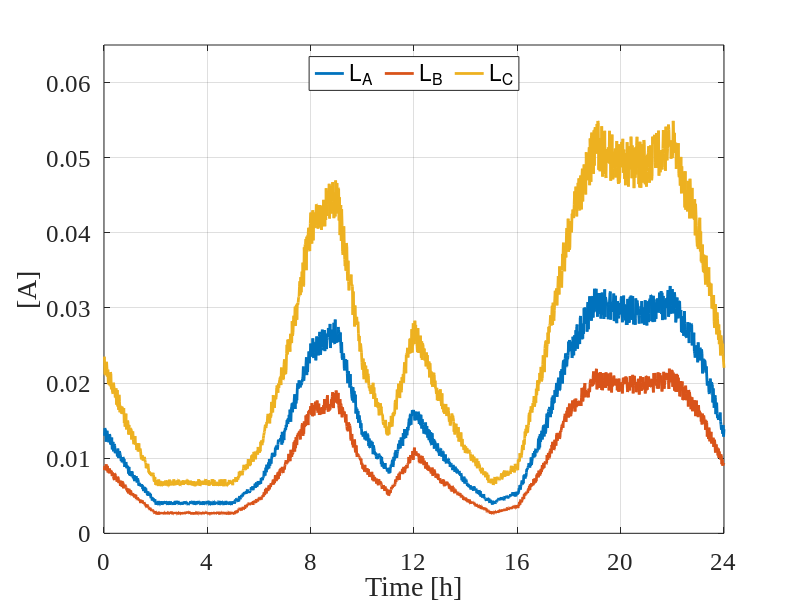
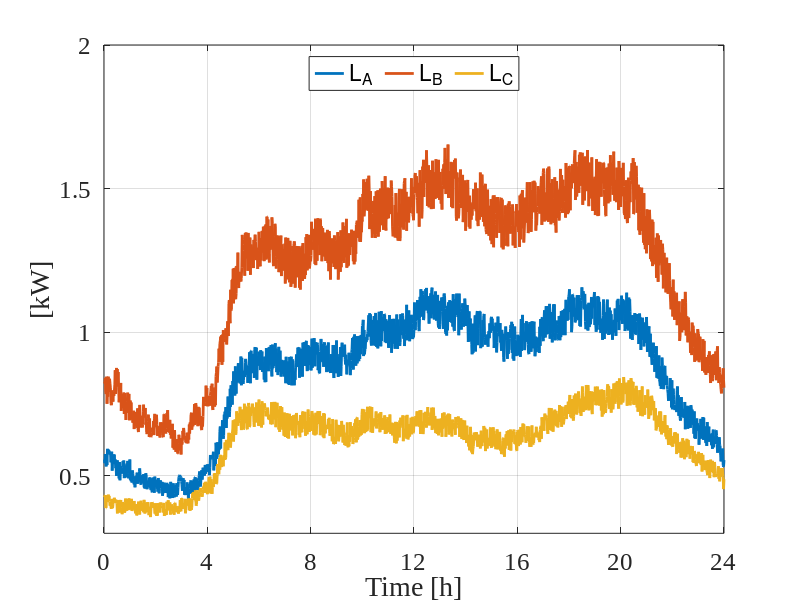
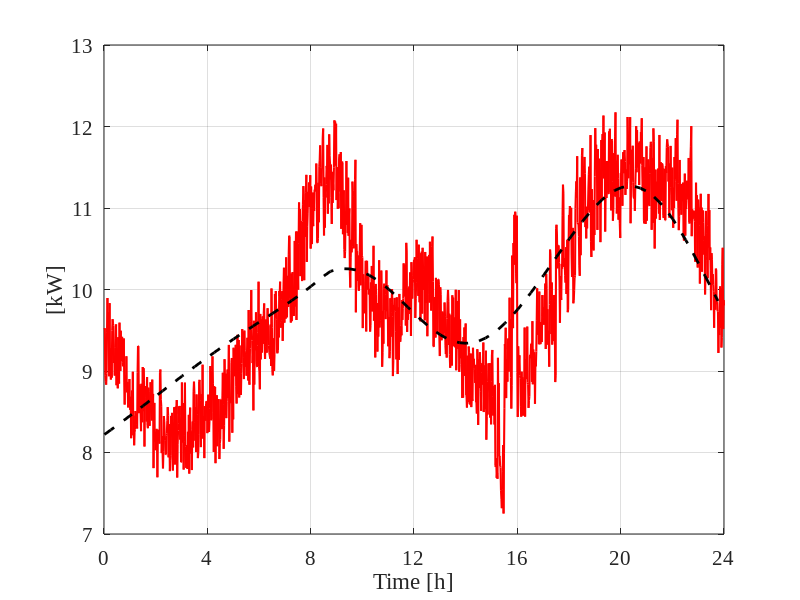
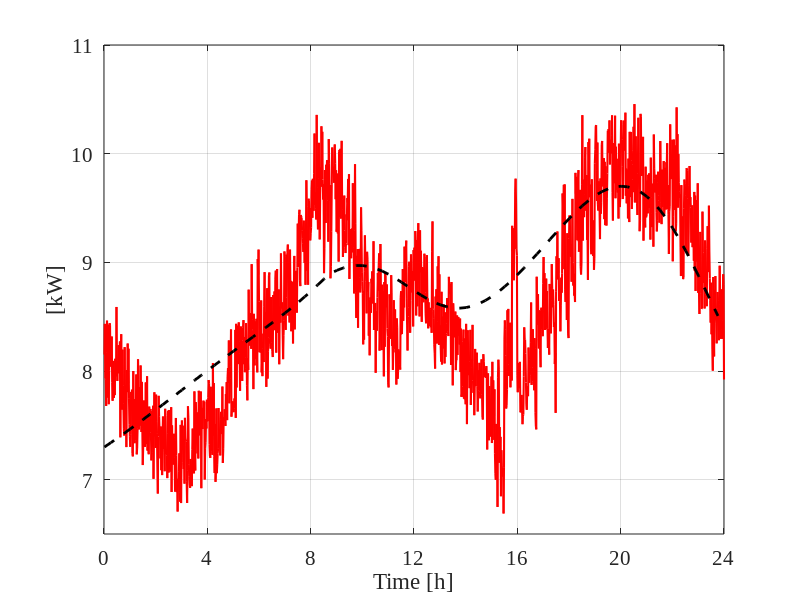

Recreate these plots in MATLAB, in order. (Note: this script raises an error after producing the figures.)
%%
close all

load('data_HMPC_LoadMeasure.mat')

%%

P_real = zeros(p+m,Tsim);
vopf = datalog.OPF.v_opf;

for ii= 1:p
    P_real(ii,:) =  realProfiles.PV(ii).YL(:)'.*vopf(pvnodes(ii),:).^2 + realProfiles.PV(ii).I(:)'.*vopf(pvnodes(ii),:) + realProfiles.PV(ii).P(:)';    
end

for jj = 1:m
    P_real(p+jj,:) = realProfiles.L(jj).YL(:)'.*vopf(loadnodes(jj),:).^2 + realProfiles.L(jj).I(:)'.*vopf(loadnodes(jj),:) + realProfiles.L(jj).P(:)';     
end


%%

figure
plot((t_start:t_start+Tsim-1)/60,realProfiles.L(1).I, 'linewidth',2)
hold on
plot((t_start:t_start+Tsim-1)/60,realProfiles.L(4).I, 'linewidth',2)
hold on
plot((t_start:t_start+Tsim-1)/60,realProfiles.L(7).I, 'linewidth',2)
grid
xlim([0 24])
set(gca,'fontsize',18, 'FontName', 'Times New Roman')
ylabel('[A]');
ylim([0,0.065])
xlabel('Time [h]')
set(gca,'XTick',[0:4:24]);
legend({'L_A', 'L_B', 'L_C'},'Orientation','horizontal','location','north');
box on
%title('Loads constant current')

figure
plot((t_start:t_start+Tsim-1)/60,realProfiles.L(1).P, 'linewidth',2)
hold on
plot((t_start:t_start+Tsim-1)/60,realProfiles.L(4).P, 'linewidth',2)
hold on
plot((t_start:t_start+Tsim-1)/60,realProfiles.L(7).P, 'linewidth',2)
grid on 
set(gca,'fontsize',18, 'FontName', 'Times New Roman')
xlim([0 24])
ylabel('[kW]');
xlabel('Time [h]')
ylim([0.3,2])
legend({'L_A', 'L_B', 'L_C'},'Orientation','horizontal','location','north');
set(gca,'XTick',[0:4:24]);
box on
%title('Loads costant power')

%%

figure
%plot((t_start:t_start+Tsim-1)/60,P_nom(2,t_start : (t_start+Tsim)-1), 'linewidth',1)
hold on
plot((t_start:t_start+Tsim-1)/60,P_real(2, t_start : (t_start+Tsim)-1),'-r', 'linewidth',1.5)
hold on
plot((t_start:15:t_start+Tsim-1)/60,PL_nom_s(2,1 : 96), '--k', 'linewidth',2)
%title('Load power, type A')
grid on 
%legend({'Real','Forecast'},'Orientation','horizontal','location','north');
set(gca,'fontsize',15, 'FontName', 'Times New Roman')
ylim([7,13])
xlim([0 24])
xlabel('Time [h]')
ylabel('[kW]');
set(gca,'XTick',[0:4:24]);
box on


figure
%plot((t_start:t_start+Tsim-1)/60,P_nom(5,t_start : (t_start+Tsim)-1), 'linewidth',1)
hold on
plot((t_start:t_start+Tsim-1)/60,P_real(5, t_start : (t_start+Tsim)-1),'-r', 'linewidth',1.5)
hold on
plot((t_start:15:t_start+Tsim-1)/60,PL_nom_s(5,1 : 96), '--k', 'linewidth',2)
%title('Load power, type B')
grid on 
%legend({'Real','Forecast'},'Orientation','horizontal','location','north');
set(gca,'fontsize',15, 'FontName', 'Times New Roman')
xlim([0 24])
xlabel('Time [h]')
ylim([6.5,11])
ylabel('[kW]');
set(gca,'XTick',[0:4:24]);
box on

figure
%plot((t_start:t_start+Tsim-1)/60,P_nom(10,t_start : (t_start+Tsim)-1), 'linewidth',1)
hold on
plot((t_start:t_start+Tsim-1)/60,P_real(10, t_start : (t_start+Tsim)-1), '-r', 'linewidth',1.5)
hold on
plot((t_start:15:t_start+Tsim-1)/60,PL_nom_s(10,1 : 96), '--k', 'linewidth',2)
%title('Load power, type C')
grid on 
%legend({'Real','Forecast'},'Orientation','horizontal','location','north');
set(gca,'fontsize',15, 'FontName', 'Times New Roman')
xlim([0 24])
ylim([8.3 16.3])
xlabel('Time [h]')
ylabel('[kW]');
set(gca,'XTick',[0:4:24]);
box on

%%
figure
plot((t_start:t_start+Tsim-1)/60, datalog.MPC.P_ref(end, t_start : (t_start+Tsim)-1)  , '--g', 'linewidth',2.5)
hold on
plot((t_start:t_start+Tsim-1)/60,datalog.OPF.Pg(pvnodes,1:end),'-r','linewidth',1.5)
hold on
plot((t_start:15:t_start+Tsim-1)/60,-P_nom(1,t_start :15: (t_start+Tsim)-1), ':','linewidth',1.5)
hold on
plot((t_start*MPCpar.t_s/60: MPCpar.t_s/60 :(t_start+Tsim-1)/60 ), -PL_nom_s(1, (t_start-1)*MPCpar.t_s + 1 : Tsim/MPCpar.t_s ), '--k', 'linewidth',1.5)
%legend({'Real','Nominal','Forecast'});
%title('PV system')
grid on 
set(gca,'fontsize',15, 'FontName', 'Times New Roman')
xlim([0 24])
ylabel('[kW]');
set(gca,'XTick',[0:4:24]);
xlabel('Time [h]')
box on

%%
figure
%plot((t_start:t_start+Tsim-1)/60,100*datalog.SOC(1,1:end), ':','linewidth',2.5)
hold on
plot((t_start:t_start+Tsim-1)/60,datalog.OPFsim.p_G_sim(batt_nodes(1),1:end),'-r','linewidth',2.5)
hold on
plot((t_start:t_start+Tsim-1)/60,datalog.MPC.P_ref(batt_nodes(1),1:end), '--b','linewidth',2.5)
%title('Batt 1')
grid on 
set(gca,'fontsize',15, 'FontName', 'Times New Roman')
%legend({'Real power','Reference power'},'Orientation','horizontal','location','north');
xlim([0 24])
set(gca,'XTick',[0:4:24]);
set(gca,'fontsize',15, 'FontName', 'Times New Roman')
xlim([0 24])
ylabel('[kW]');
set(gca,'XTick',[0:4:24]);
xlabel('Time [h]')
box on


%%
figure
%plot((t_start:t_start+Tsim-1)/60,100*datalog.SOC(2,1:end), ':','linewidth',2.5)
hold on
plot((t_start:t_start+Tsim-1)/60,datalog.OPFsim.p_G_sim(batt_nodes(2),1:end),'-r','linewidth',2.5)
hold on
plot((t_start:t_start+Tsim-1)/60,datalog.MPC.P_ref(batt_nodes(2),1:end), '--b','linewidth',2.5)
%title('Batt 2')
grid on 
set(gca,'fontsize',15, 'FontName', 'Times New Roman')
%legend({'Real power','Reference power'},'Orientation','horizontal','location','north');
xlim([0 24])
set(gca,'XTick',[0:4:24]);
set(gca,'fontsize',15, 'FontName', 'Times New Roman')
xlim([0 24])
ylabel('[kW]');
set(gca,'XTick',[0:4:24]);
xlabel('Time [h]')
box on

%%
figure
%plot((t_start:t_start+Tsim-1)/60,datalog.OPFsim.p_G_sim(batt_nodes(3),1:end),'-r','linewidth',2.5)
hold on
plot((t_start:t_start+Tsim-1)/60,datalog.OPFsim.p_G_sim(batt_nodes(3),1:end),'-r','linewidth',2.5)
hold on
plot((t_start:t_start+Tsim-1)/60,datalog.MPC.P_ref(batt_nodes(3),1:end), '--b','linewidth',2.5)
%title('Batt 3')
grid on 
set(gca,'fontsize',15, 'FontName', 'Times New Roman')
%legend({'Real power','Reference power'},'Orientation','horizontal','location','north');
xlim([0 24])
set(gca,'XTick',[0:4:24]);
set(gca,'fontsize',15, 'FontName', 'Times New Roman')
xlim([0 24])
ylabel('[kW]');
xlabel('Time [h]')
box on

%%

figure
plot((t_start:t_start+Tsim-1)/60,datalog.SOC(1,1:end), ':','linewidth',2.5)
hold on
plot((t_start:t_start+Tsim-1)/60,datalog.SOC(2,1:end), '--','linewidth',2.5)
hold on
plot((t_start:t_start+Tsim-1)/60,datalog.SOC(3,1:end), '-','linewidth',2.5)
grid on 
set(gca,'fontsize',15, 'FontName', 'Times New Roman')
%legend({'Batt 1','Batt 2','Batt 3'},'Orientation','horizontal','location','south');
xlim([0 24])
set(gca,'XTick',[0:4:24]);
set(gca,'fontsize',15, 'FontName', 'Times New Roman')
xlim([0 24])
ylim([0 1])
%ylabel('[kW]');
xlabel('Time [h]')
box on

%%
figure
plot((t_start:t_start+Tsim-1)/60,datalog.OPFsim.p_G_sim(gen_nodes(1),1:end),'-r','linewidth',2.5)
hold on
plot((t_start:t_start+Tsim-1)/60,datalog.MPC.P_ref(gen_nodes(1),1:end),'--b','linewidth',2.5)
hold on
%plot((t_start:t_start+Tsim-1)/60,datalog.OPF.Pg(gen_nodes(:),1:end),'-r')
hold on
%title('Dispatchable generator 1')
grid on 
set(gca,'fontsize',15, 'FontName', 'Times New Roman')
xlim([0 24])
ylabel('[kW]');
ylim([0 60])
set(gca,'XTick',[0:4:24]);
xlabel('Time [h]')
box on

figure
plot((t_start:t_start+Tsim-1)/60,datalog.OPFsim.p_G_sim(gen_nodes(2),1:end),'-r','linewidth',2.5)
hold on
plot((t_start:t_start+Tsim-1)/60,datalog.MPC.P_ref(gen_nodes(2),1:end),'--b','linewidth',2.5)
hold on
%plot((t_start:t_start+Tsim-1)/60,datalog.OPF.Pg(gen_nodes(:),1:end),'-r')
hold on
%title('Dispatchable generator 2')
grid on 
set(gca,'fontsize',15, 'FontName', 'Times New Roman')
xlim([0 24])
ylim([0 60])
ylabel('[kW]');
set(gca,'XTick',[0:4:24]); 
xlabel('Time [h]')
box on


%%


figure
plot((t_start:t_start+Tsim-1)/60, 90*ones(size(datalog.OPFsim.v_sim(2:end,:),1),size(datalog.OPFsim.v_sim(2:end,:),2)),'--k','linewidth',1)
hold on
plot((t_start:t_start+Tsim-1)/60, datalog.OPFsim.v_sim(2:end,:),'linewidth',1)
hold on
plot((t_start:t_start+Tsim-1)/60, 110*ones(size(datalog.OPFsim.v_sim(2:end,:),1),size(datalog.OPFsim.v_sim(2:end,:),2)),'--k','linewidth',1)
grid on 
set(gca,'fontsize',15, 'FontName', 'Times New Roman')
xlim([0 24])
ylim([80 120])
ylabel('[V]')
set(gca,'XTick',[0:4:24]);
xlabel('Time [h]')
box on

%%

load data_sim_LoadMeasure
 

sim_init = 554;
sim_centr = 555;
sim_end  = 556;

sourcenodes_mod = 2:6;
figure
plot(  t_plot(:,(sim_init)*(length(tr))+1  :(sim_end)*(length(tr)))/3600 ,   y_plot(sourcenodes_mod,(sim_init-1)*(length(tr))+1 :(sim_end-1)*(length(tr)) ),'linewidth',2.5)
hold on
plot(  t_plot(:,(sim_init)*(length(tr))+1  :(sim_end)*(length(tr)))/3600 ,  kron(datalog.OPF.v_opf(sourcenodes_mod,sim_init:sim_end-1),ones(1,length(tr))),':k','linewidth',2.5)
xlim( [sim_centr/60-2/(60*60), sim_centr/60+2/(60*60)])
ylim([min(min(datalog.OPF.v_opf(sourcenodes_mod,sim_init:sim_end-1)))-0.5, max(max(datalog.OPF.v_opf(sourcenodes_mod,sim_init:sim_end-1))+0.5)])
grid on
ylabel('[V]')
set(gca,'fontsize',15, 'FontName', 'Times New Roman')
xlabel('Time [h]')
box on

figure
plot(  t_plot(:,(sim_init)*(length(tr))+1  :(sim_end)*(length(tr)))/3600 ,   y_plot(loadnodes,(sim_init-1)*(length(tr))+1 :(sim_end-1)*(length(tr)) ),'linewidth',2.5)
hold on
%plot(  t_plot(:,(569)*(length(tr))+1  :(571)*(length(tr)))/3600 ,  kron(datalog.OPF.v_opf(2,569:570),ones(1,length(tr))),'--k','linewidth',2.5)
xlim( [sim_centr/60-2/(60*60), sim_centr/60+2/(60*60)])
%ylim([min(datalog.OPF.v_opf(2,sim_init:sim_end-1))-0.5, max(datalog.OPF.v_opf(2,sim_init:sim_end-1))+0.5])
grid on
ylabel('[V]')
set(gca,'fontsize',15, 'FontName', 'Times New Roman')
xlabel('Time [h]')
box on

